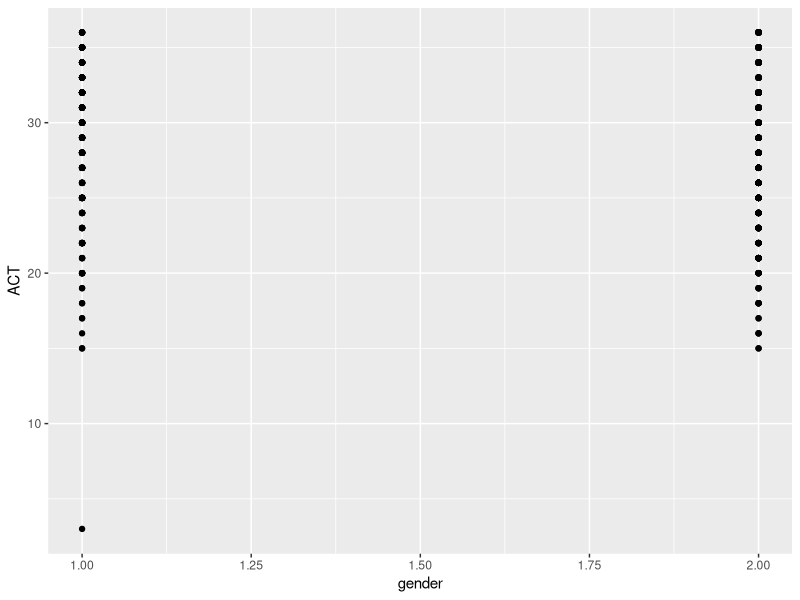
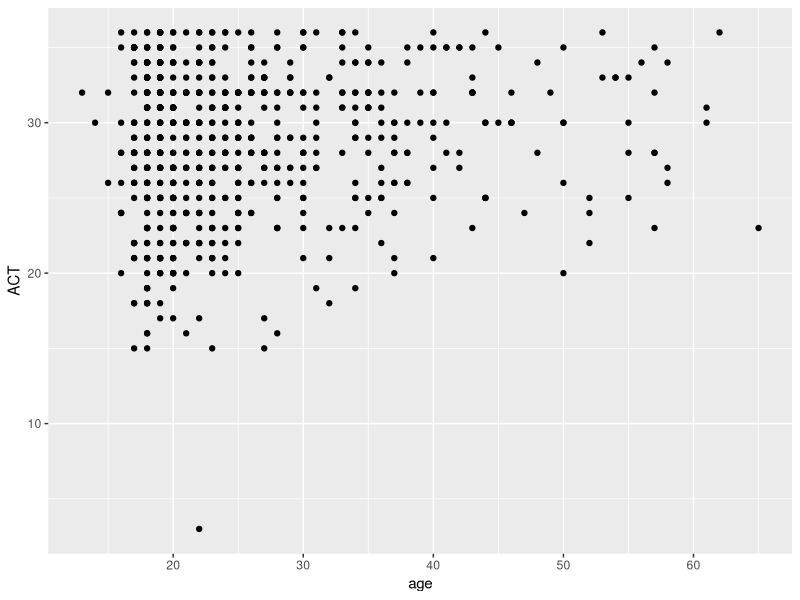
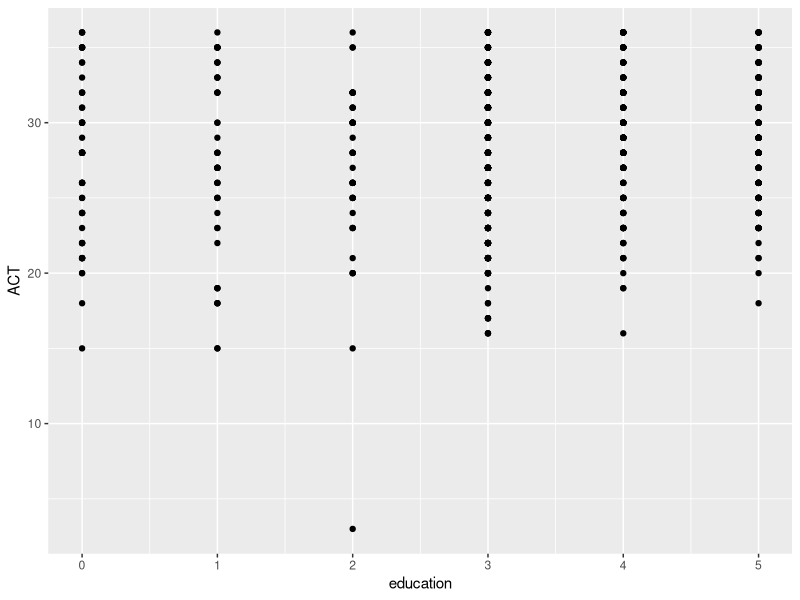

Reproduce these figures in R, in order.
################################################
# IST687, HW- Week8
#
# Student name: Shivani Sanjay Mahaddalkar
# Homework number: 8
# Date due: 10/18/2020
#
#A. Installing and using psych package, and using the sat.act dataset from the package
install.packages("psych")
library(psych)
df <- sat.act
summary(df)

#B. Creating scatterplots with the ACT scores on the Y-axis
library(ggplot2)
#Scatterplot of ACT on Y-axis vs gender on X-axis
myScatter1 <- ggplot(df, aes(x=gender, y=ACT)) + geom_point()
myScatter1

#Scatterplot of ACT on Y-axis vs age on X-axis
myScatter2 <- ggplot(df, aes(x=age, y=ACT)) + geom_point()
myScatter2

#Scatterplot of ACT on Y-axis vs education on X-axis
myScatter3 <- ggplot(df, aes(x=education, y=ACT)) + geom_point()
myScatter3

#C. create	one	regression	model	predicting	ACT	scores	from	the	three	predictors
model1 <- lm(formula = ACT ~ gender+age+education, data = df)

#D. Summary of model1
# The adjusted R-squared value of the model suggests that the model is not a good predictor of the ACT score as the value is 0.02301
# The p-value(0.00025) of the model is <0.05 suggests that the R-squared value is statistically significant.
# The statistically significant predictor is education with a value of 0.00174 which is less than 0.05, the slope of the predictor 
# is 0.47890
summary(model1)

#E. Overall interpretation of the model
#The independent variables gender and age do not seem to be good predictors to predict the ACT score.
# The independent variable education is statistically significant and therefore can be used to predict the ACT score.

#F. Creating one row data frame to store the values of independent variables to predict the dependent variable. Predicting the ACT score.
predDF	<- data.frame(gender=2,	education=2,	age=20)
predict(model1, predDF, type = "response")

#G. Creating two new linear models for SATV and SATQ  as the outcome variables
# model for SATV as the outcome variable
model2 <- lm(formula = SATV ~ gender+age+education, data = df)
summary(model2)

#model for SATQ as the outcome variable
model3 <- lm(formula = SATQ ~ gender+age+education, data = df)
summary(model3)

#H. Reviewing the models
# Model 1: The p-value(0.02301) suggested that the R-squared was statistically significant, and the adjusted R-squared was 0.02301.
#          The only significant variable was education.

# Model 2: The p-value(0.08076) suggests that the model is statistically insignificant and the outcome of the model could be by chance.
#          Hence, we do not consider the model a good model.

#Model 3: The p-value(1.52e-05) suggests that the model is statistically significant, and the adjusted R-squared is 0.031373
#         All three variables i.e gender, age and education are statistically significant and contribute in predicting.